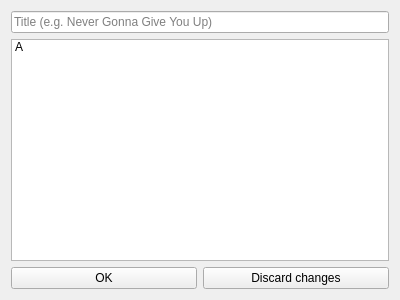
<?xml version="1.0" encoding="UTF-8"?>
<ui version="4.0">
 <class>mainLayout</class>
 <widget class="QWidget" name="mainLayout">
  <property name="geometry">
   <rect>
    <x>0</x>
    <y>0</y>
    <width>400</width>
    <height>300</height>
   </rect>
  </property>
  <property name="windowTitle">
   <string>Form</string>
  </property>
  <layout class="QVBoxLayout" name="verticalLayout">
   <item>
    <widget class="QLineEdit" name="titleEdit">
     <property name="placeholderText">
      <string>Title (e.g. Never Gonna Give You Up)</string>
     </property>
    </widget>
   </item>
   <item>
    <widget class="QListWidget" name="songListWidget">
     <item>
      <property name="text">
       <string>A</string>
      </property>
      <property name="checkState">
       <enum>Unchecked</enum>
      </property>
      <property name="flags">
       <set>ItemIsEditable|ItemIsDragEnabled|ItemIsEnabled</set>
      </property>
     </item>
    </widget>
   </item>
   <item>
    <layout class="QHBoxLayout" name="horizontalLayout">
     <item>
      <widget class="QPushButton" name="acceptButton">
       <property name="text">
        <string>OK</string>
       </property>
      </widget>
     </item>
     <item>
      <widget class="QPushButton" name="discardButton">
       <property name="text">
        <string>Discard changes</string>
       </property>
      </widget>
     </item>
    </layout>
   </item>
  </layout>
 </widget>
 <resources/>
 <connections/>
</ui>
